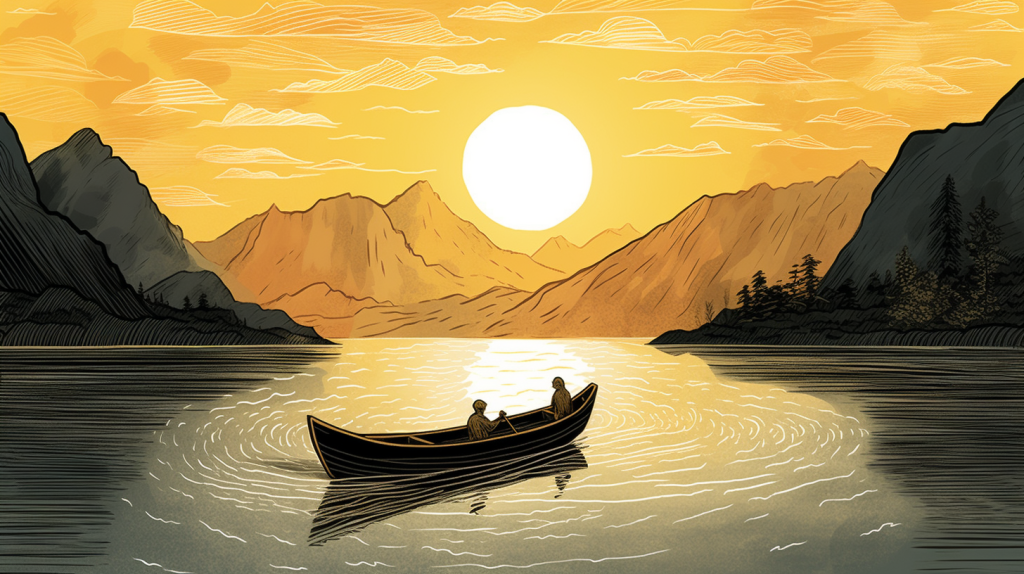
#> input picture 算法实验/CV/直方图均衡化&滤波/work2-3/big_image.jpg, 1024 x 574 px; its folder holds only this picture in this run
$ python -i 'Color_mask_Morphological _canny.py'   (imports and definitions only)
#> lines starting #> are read from the running program, lines starting #| are printed output that depends on the picture; after the words box and inside, x2 and y2 are one past the last pixel; in counts of white or black regions, pixels touching at a corner belong together
import cv2
import os
import numpy as np

def process_image(input_path, output_path):
    """
    处理单张图像：颜色分离 -> 形态学操作 -> Canny 边缘检测
    """
#> called with output_path = 'out.png'
    # 读取图像
    image = cv2.imread(input_path)
#> image is the input picture: shape (574, 1024, 3); mean B, G, R 81, 137.6, 163.1

    # 转换为HSV色彩空间
    hsv = cv2.cvtColor(image, cv2.COLOR_BGR2HSV)
#> hsv: shape (574, 1024, 3); mean H, S, V 26.9, 109.5, 163.7

    # 定义绿色范围的HSV阈值
    lower_green = np.array([35, 40, 40])  # 绿色范围下限
    upper_green = np.array([85, 255, 255])  # 绿色范围上限

    # 颜色分离：提取绿色区域
    mask = cv2.inRange(hsv, lower_green, upper_green)
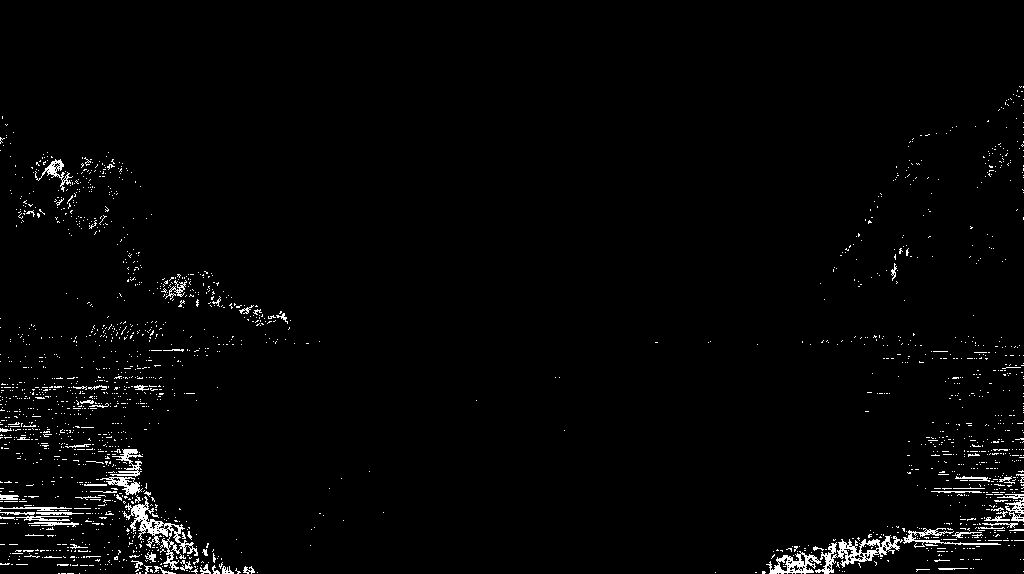
#> mask: shape (574, 1024); 2% white in thin lines or dots, all inside (x1, y1, x2, y2) = (0, 86, 1024, 574)

    # 形态学操作：膨胀和腐蚀
    kernel = np.ones((5, 5), np.uint8)  # 定义卷积核大小
    mask_dilated = cv2.dilate(mask, kernel, iterations=1)  # 膨胀
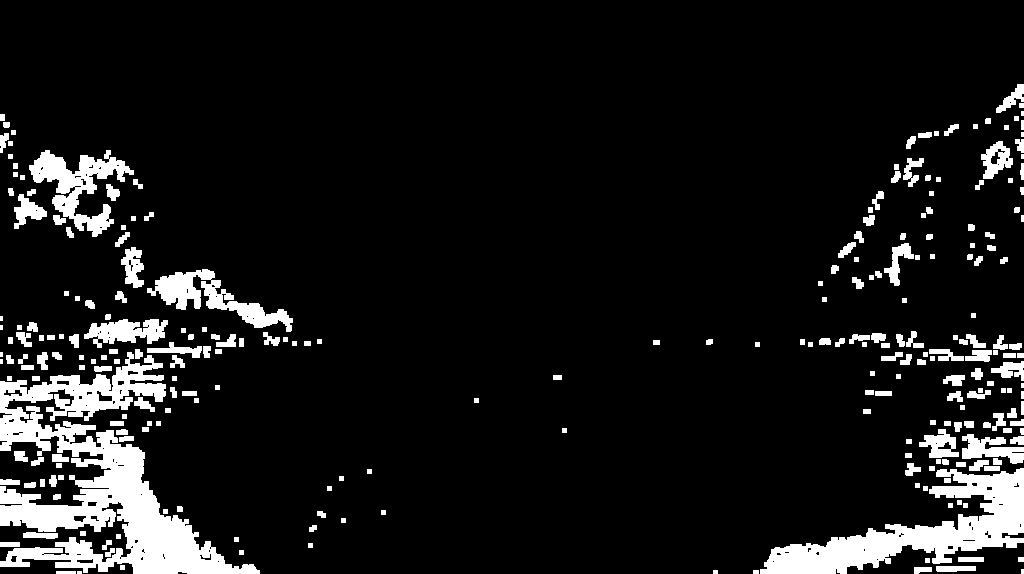
#> mask_dilated: shape (574, 1024); 9.8% white; 260 white regions (10 under 20 px), largest, box (x1, y1, x2, y2) and area: (0, 352, 260, 574) 20983, (760, 468, 1024, 574) 10306, (29, 150, 134, 237) 3448
    mask_eroded = cv2.erode(mask_dilated, kernel, iterations=1)  # 腐蚀
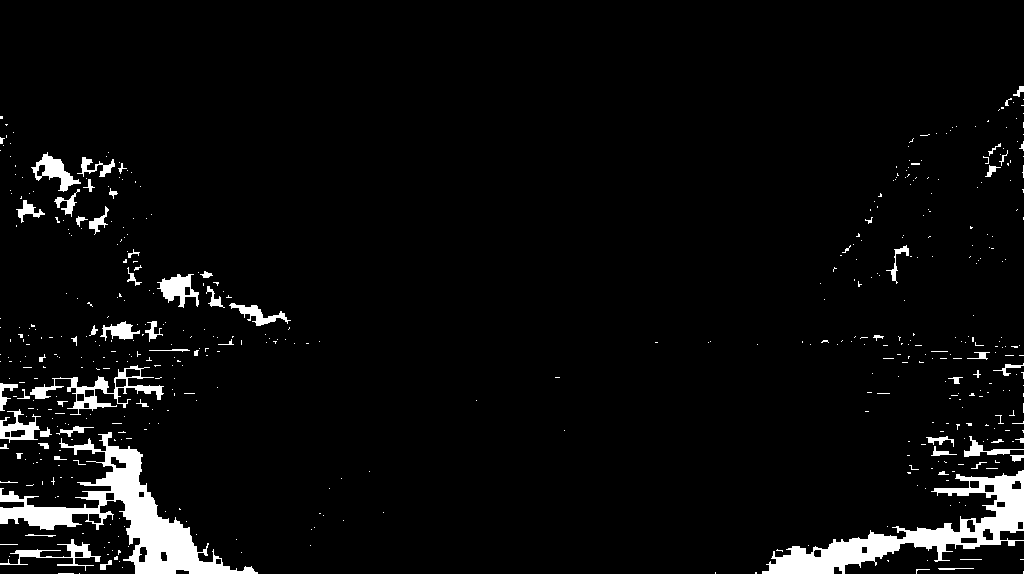
#> mask_eroded: shape (574, 1024); 4.4% white; 496 white regions (429 under 20 px), largest, box (x1, y1, x2, y2) and area: (0, 432, 258, 574) 8641, (762, 470, 1024, 574) 7153, (30, 365, 164, 415) 1455

    # 用形态学处理后的掩膜提取绿色区域
    green_segmented = cv2.bitwise_and(image, image, mask=mask_eroded)
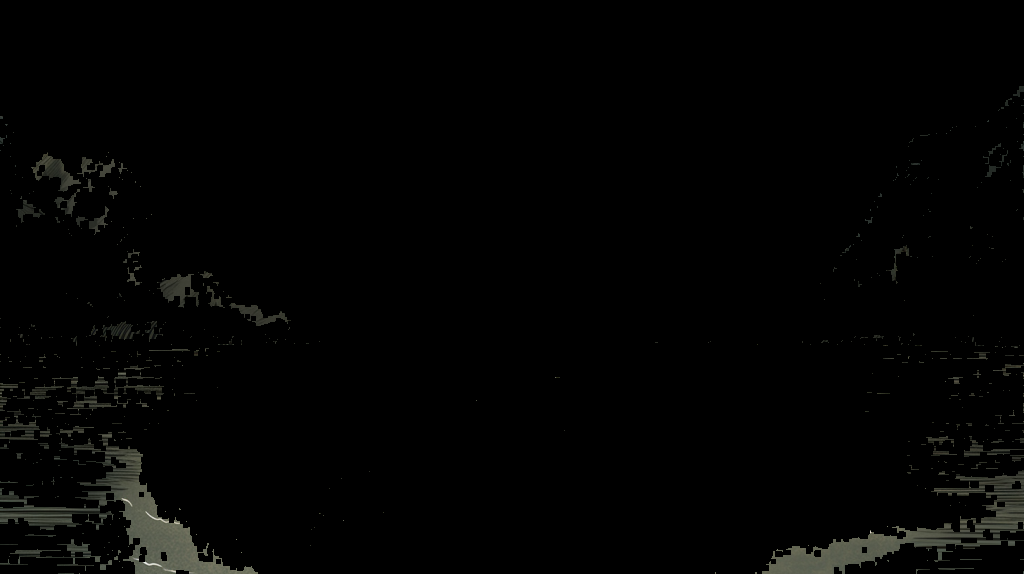
#> green_segmented: shape (574, 1024, 3); mean B, G, R 2.6, 3.1, 3

    # 转换为灰度图以便 Canny 检测
    gray = cv2.cvtColor(green_segmented, cv2.COLOR_BGR2GRAY)

    # Canny 边缘检测
    edges = cv2.Canny(gray, 100, 200)
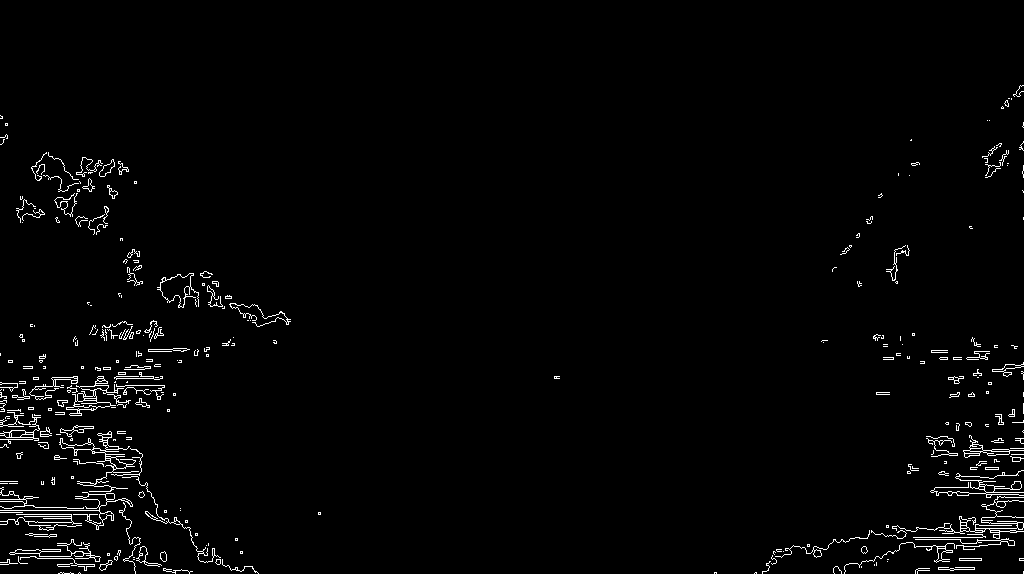
#> edges: shape (574, 1024); 1.9% white in thin lines or dots, all inside (x1, y1, x2, y2) = (0, 85, 1024, 574)

    # 保存结果
    output_segment_path = os.path.join(output_path, "" + os.path.basename(input_path))
    output_edge_path = os.path.join(output_path, "edges_" + os.path.basename(input_path))
    output_morph_path = os.path.join(output_path, "morph_" + os.path.basename(input_path))

    # 保存绿色分离结果和边缘检测结果
    cv2.imwrite(output_segment_path, green_segmented)
    # cv2.imwrite(output_edge_path, edges)
    # cv2.imwrite(output_morph_path, mask_eroded)  # 保存形态学处理后的掩膜图


def process_folder(input_folder, output_folder):
    """
    批量处理文件夹中的图像
    """
    # 检查输出文件夹是否存在，不存在则创建
    if not os.path.exists(output_folder):
        os.makedirs(output_folder)

    # 遍历输入文件夹中的所有文件
    for filename in os.listdir(input_folder):
        input_path = os.path.join(input_folder, filename)

        # 检查文件是否为图像文件
        if filename.lower().endswith(('.png', '.jpg', '.jpeg', '.bmp', '.tiff', '.tif')):
            print(f"Processing: {filename}")
            process_image(input_path, output_folder)
        else:
            print(f"Skipping non-image file: {filename}")


# 设置输入和输出文件夹路径
input_folder = "weeddetection/test/images"
output_folder = "weeddetection/progressed_img/test"

# [1 line not run here, left out]

>>> result = process_image('../../../../../直方图均衡化&滤波/work2-3/big_image.jpg', 'out.png')
